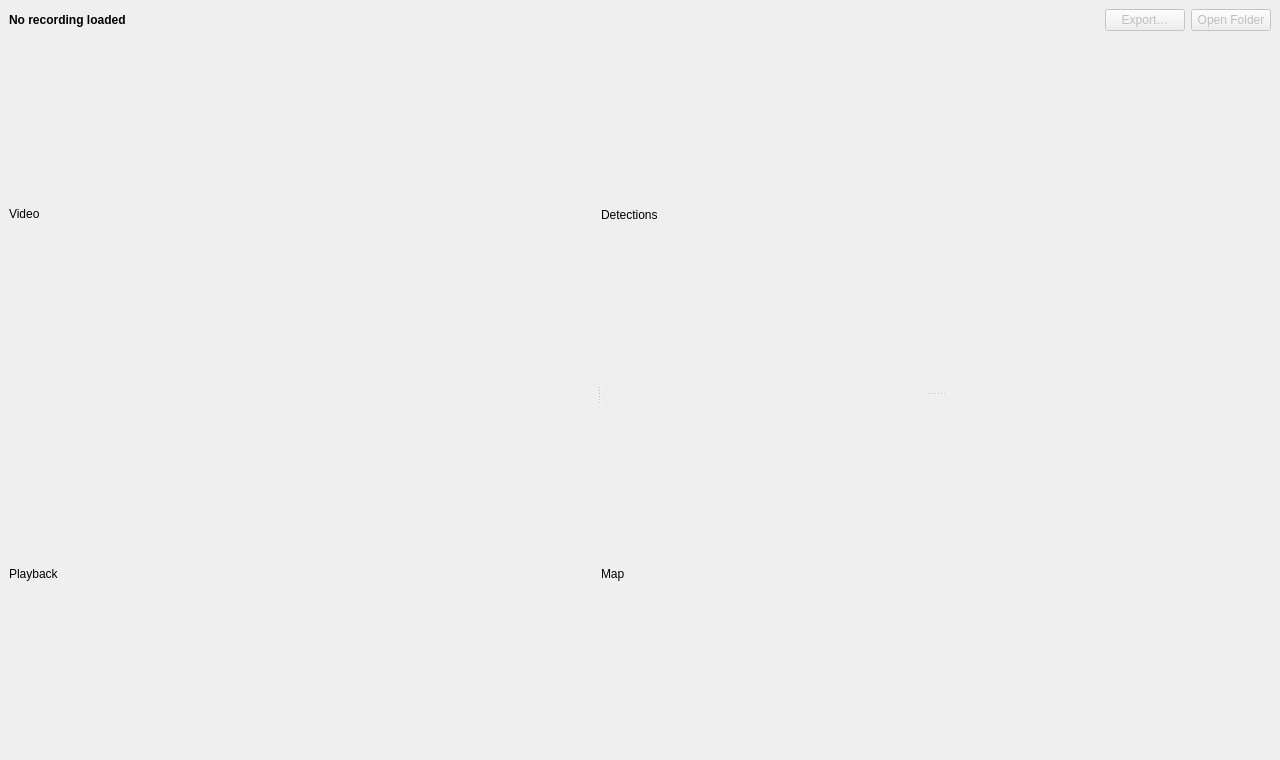
<?xml version="1.0" encoding="UTF-8"?>
<ui version="4.0">
 <class>ReplayWindow</class>
 <widget class="QMainWindow" name="ReplayWindow">
  <property name="geometry">
   <rect>
    <x>0</x>
    <y>0</y>
    <width>1280</width>
    <height>760</height>
   </rect>
  </property>
  <property name="windowTitle">
   <string>Recording Replay</string>
  </property>
  <widget class="QWidget" name="centralwidget">
   <layout class="QVBoxLayout" name="rootLayout">
    <item>
     <layout class="QHBoxLayout" name="headerLayout">
      <item>
       <widget class="QLabel" name="headerLabel">
        <property name="text">
         <string>No recording loaded</string>
        </property>
        <property name="styleSheet">
         <string notr="true">QLabel { font-weight: bold; }</string>
        </property>
       </widget>
      </item>
      <item>
       <spacer name="headerSpacer">
        <property name="orientation">
         <enum>Qt::Horizontal</enum>
        </property>
        <property name="sizeHint" stdset="0">
         <size>
          <width>40</width>
          <height>10</height>
         </size>
        </property>
       </spacer>
      </item>
      <item>
       <widget class="QPushButton" name="exportButton">
        <property name="text">
         <string>Export…</string>
        </property>
        <property name="toolTip">
         <string>Write this recording's shareable files: results for the Image Analysis window, CSV tables, an offline map page and a KML.</string>
        </property>
        <property name="enabled">
         <bool>false</bool>
        </property>
       </widget>
      </item>
      <item>
       <widget class="QPushButton" name="openFolderButton">
        <property name="text">
         <string>Open Folder</string>
        </property>
        <property name="enabled">
         <bool>false</bool>
        </property>
       </widget>
      </item>
     </layout>
    </item>
    <item>
     <widget class="QSplitter" name="splitter">
      <property name="orientation">
       <enum>Qt::Horizontal</enum>
      </property>
      <widget class="QWidget" name="videoPane">
       <layout class="QVBoxLayout" name="videoLayout">
        <property name="leftMargin">
         <number>0</number>
        </property>
        <property name="topMargin">
         <number>0</number>
        </property>
        <property name="rightMargin">
         <number>0</number>
        </property>
        <property name="bottomMargin">
         <number>0</number>
        </property>
        <item>
         <widget class="QLabel" name="videoPlaceholder">
          <property name="text">
           <string>Video</string>
          </property>
         </widget>
        </item>
        <item>
         <widget class="QLabel" name="playbackPlaceholder">
          <property name="text">
           <string>Playback</string>
          </property>
         </widget>
        </item>
       </layout>
      </widget>
      <widget class="QSplitter" name="sideSplitter">
       <property name="orientation">
        <enum>Qt::Vertical</enum>
       </property>
       <widget class="QLabel" name="galleryPlaceholder">
        <property name="text">
         <string>Detections</string>
        </property>
       </widget>
       <widget class="QLabel" name="mapPlaceholder">
        <property name="text">
         <string>Map</string>
        </property>
       </widget>
      </widget>
     </widget>
    </item>
   </layout>
  </widget>
 </widget>
 <resources/>
 <connections/>
</ui>
